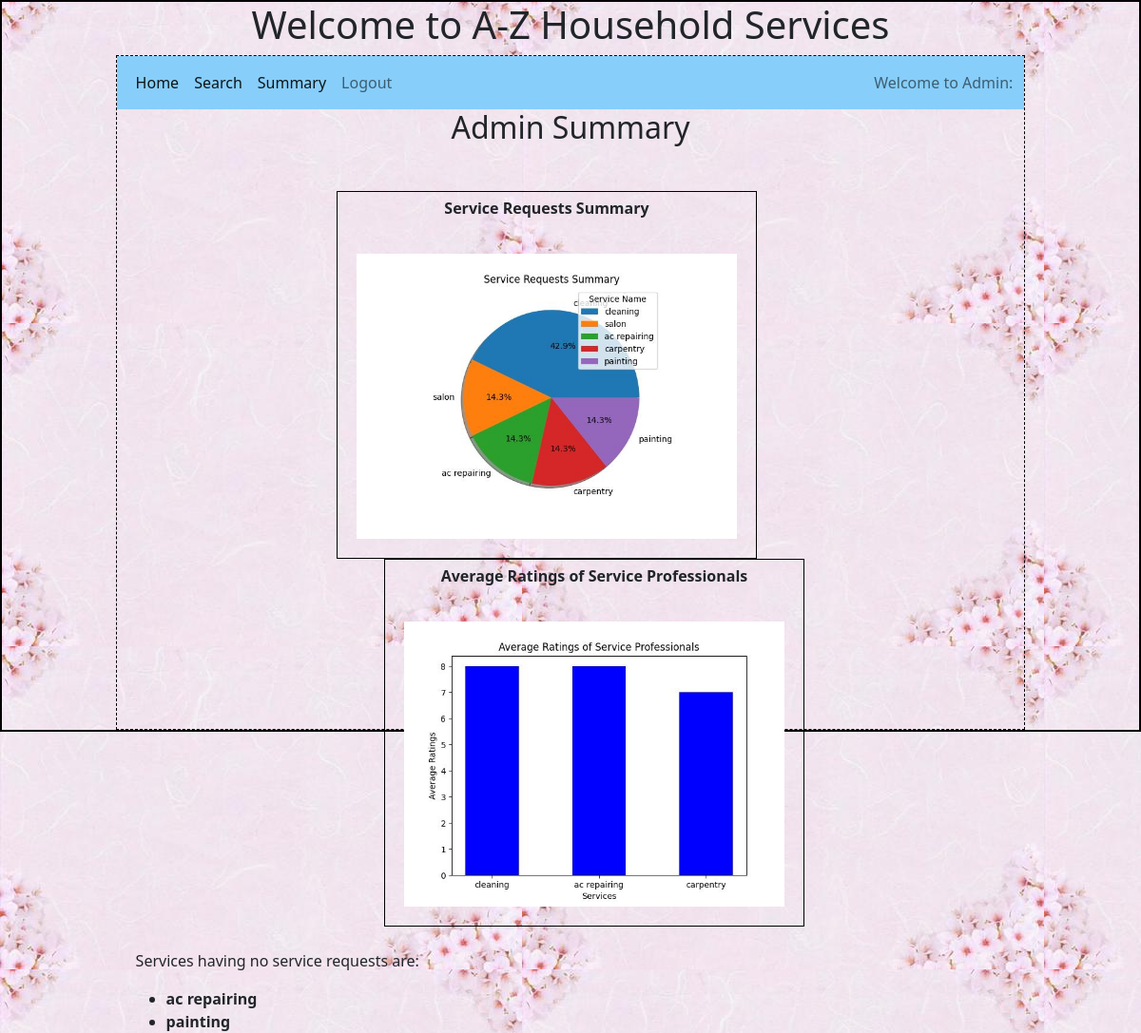
/admin/summary/1 (signed in), run on an earlier commit of the app's database.
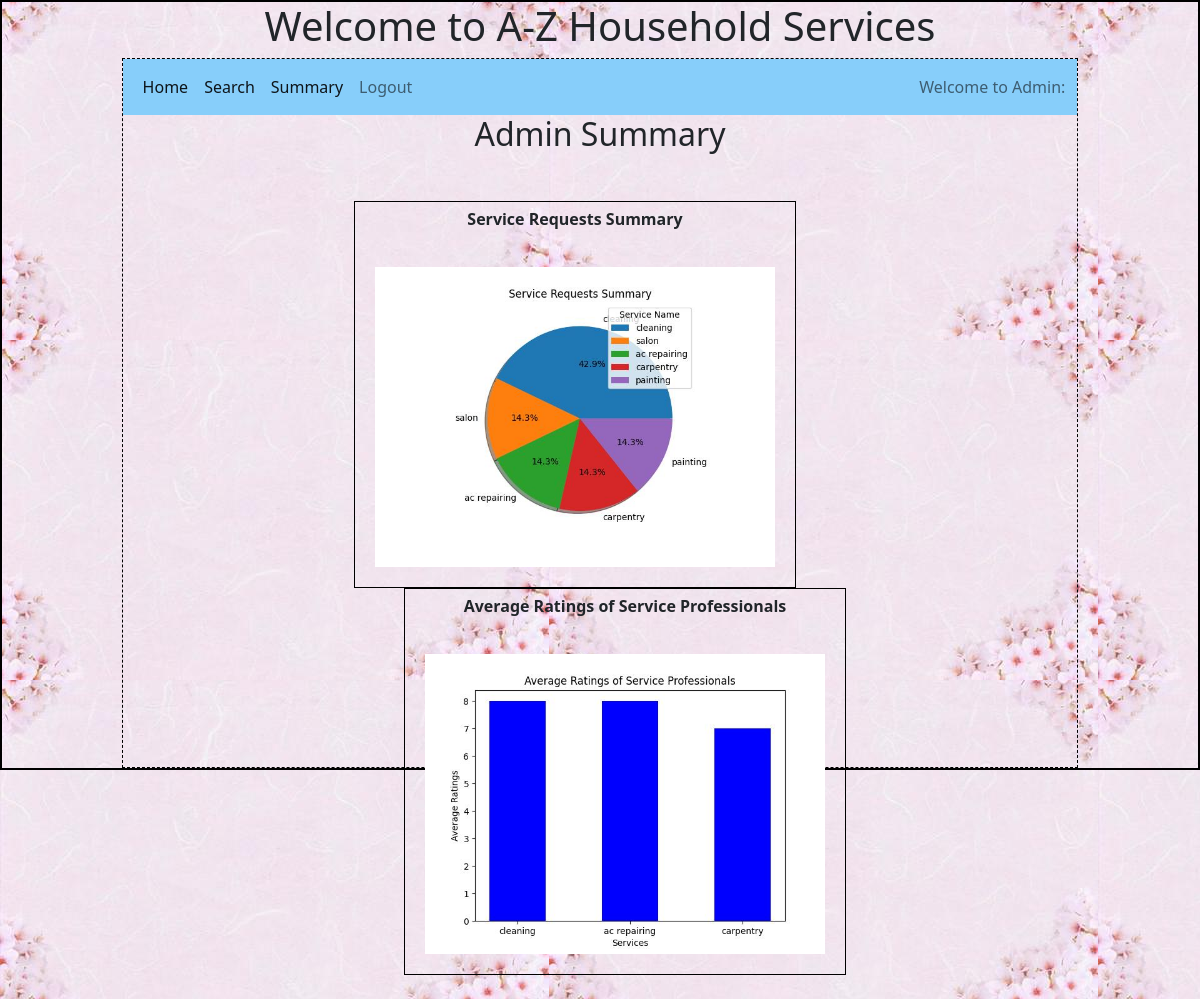
And on a later commit of the database.
### backend/models.py (models this page shows)
class Service(db.Model):
    __tablename__ = 'service'
    id=db.Column(db.Integer,primary_key=True)
    name = db.Column(db.String, nullable = False)
    base_price = db.Column(db.Float, nullable = False)
    avg_time_req = db.Column(db.Float, nullable = False) # Time in hours
    description = db.Column(db.String, nullable = False)
    sp = db.relationship('Service_professional', cascade = "all, delete", backref = 'service', lazy = True)
    sr = db.relationship('Service_request', cascade = "all, delete", backref = 'service', lazy = True)

### backend/controllers.py (the view)
@app.route("/admin/summary/<uname>",  methods= ['GET', 'POST'])
def admin_summary(uname):
    services = Service.query.all()
    service_names = []
    service_names_bar = []
    sr_count = []
    empty_s = []
    avg_service_rating = []
    for service in services:
        service_name = service.name
        service_id = service.id
        srs = Service_request.query.filter_by(service_id=service_id).all()
        if len(srs) != 0:
            count = len(srs)
            service_names.append(service_name)
            sr_count.append(count)
        else:
            empty_s.append(service_name)
        srs_bar = Service_request.query.filter(Service_request.service_id==service_id, Service_request.status == 'Closed').all()
        if len(srs_bar) !=0:
            service_names_bar.append(service_name)
            sps = Service_professional.query.filter_by(service_id=service_id).all()
            c = 0
            sum_rating = 0
            for sp in sps:
                if sp.avg_ratings != None:
                    sum_rating += sp.avg_ratings
                    c+=1
                    if c !=0:
                        avg_sp_rating = round((sum_rating/c),2)
                        avg_service_rating.append(avg_sp_rating)
    plt.clf()
    plt.pie(sr_count, labels = service_names, shadow=True, autopct='%1.1f%%')
    plt.title("Service Requests Summary")
    plt.legend(title = 'Service Name')
    plt.savefig('./static/images/admin_summary1.jpeg')
    x = service_names_bar
    y = avg_service_rating
    plt.clf()
    plt.bar(x, y, color='blue', width=0.5)
    plt.title("Average Ratings of Service Professionals")
    plt.xlabel("Services")
    plt.ylabel("Average Ratings")
    plt.savefig('static/images/admin_summary2.jpeg')
    return render_template('admin_summary.html', empty_s = empty_s, uname = uname)

### templates/admin_summary.html
{%extends "admin_layout.html"%}
{%block content%}
    <div>
        <div>
        <h2 style="margin: auto ; text-align: center;">Admin Summary </h2>
        </div>
        <br><br>
        <div style="text-align: center;margin: auto;">
        <div style="display: inline-block; border: 1px solid black;margin-right: 50px;">
            <p style="margin-top: 5px;"><b>Service Requests Summary</b> </p>
            <img src= '/static/images/admin_summary1.jpeg' alt="Service Requests Summary" width="400", height="300" style="margin: 20px;">
            </div>
            <div style="display: inline-block;border: 1px solid black;margin-left: 50px;">
                <p style="margin-top: 5px;"><b>Average Ratings of Service Professionals</b> </p>
                <img src= '/static/images/admin_summary2.jpeg' alt="Average Ratings Summary" width="400", height="300" style="margin: 20px;">
                </div>
            </div>
            <br>
        <div style="text-align: left; margin-left: 20px;">
            {%if empty_s%}
            <p> Services having no service requests are:</p>
            <ul>
            {%for s in empty_s%}
            <li><b> {{s}} </b></li>
            {%endfor%}
        </ul>
            {%endif%}
        </div>
    </div>
  {%endblock%}

What changed in the data, as far as the page shows it:
no longer on this page (row edited): Service: name "ac repairing"
no longer on this page (row edited): Service: name "painting"
Also different on the page:
text no longer shown: "Services having no service requests are:"
